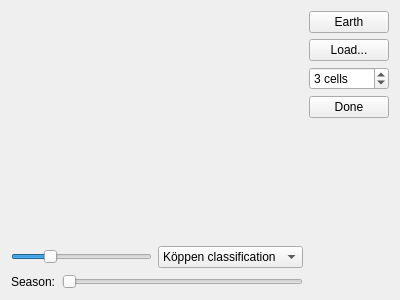
<?xml version="1.0" encoding="UTF-8"?>
<ui version="4.0">
 <class>Form</class>
 <widget class="QWidget" name="Form">
  <property name="geometry">
   <rect>
    <x>0</x>
    <y>0</y>
    <width>400</width>
    <height>300</height>
   </rect>
  </property>
  <property name="windowTitle">
   <string>Form</string>
  </property>
  <layout class="QHBoxLayout" name="horizontalLayout">
   <item>
    <layout class="QVBoxLayout" name="verticalLayout_2">
     <property name="bottomMargin">
      <number>0</number>
     </property>
     <item>
      <widget class="QWidget" name="content" native="true">
       <property name="sizePolicy">
        <sizepolicy hsizetype="Expanding" vsizetype="MinimumExpanding">
         <horstretch>0</horstretch>
         <verstretch>0</verstretch>
        </sizepolicy>
       </property>
      </widget>
     </item>
     <item>
      <layout class="QHBoxLayout" name="horizontalLayout_3">
       <item>
        <widget class="QSlider" name="rotate">
         <property name="layoutDirection">
          <enum>Qt::LeftToRight</enum>
         </property>
         <property name="minimum">
          <number>-180</number>
         </property>
         <property name="maximum">
          <number>180</number>
         </property>
         <property name="pageStep">
          <number>45</number>
         </property>
         <property name="value">
          <number>-90</number>
         </property>
         <property name="orientation">
          <enum>Qt::Horizontal</enum>
         </property>
         <property name="invertedAppearance">
          <bool>false</bool>
         </property>
         <property name="invertedControls">
          <bool>false</bool>
         </property>
         <property name="tickPosition">
          <enum>QSlider::NoTicks</enum>
         </property>
        </widget>
       </item>
       <item>
        <widget class="QComboBox" name="attribute">
         <property name="sizePolicy">
          <sizepolicy hsizetype="Minimum" vsizetype="Fixed">
           <horstretch>0</horstretch>
           <verstretch>0</verstretch>
          </sizepolicy>
         </property>
         <item>
          <property name="text">
           <string>Köppen classification</string>
          </property>
         </item>
         <item>
          <property name="text">
           <string>Insolation</string>
          </property>
         </item>
         <item>
          <property name="text">
           <string>Precipitation</string>
          </property>
         </item>
         <item>
          <property name="text">
           <string>Temperature</string>
          </property>
         </item>
        </widget>
       </item>
      </layout>
     </item>
     <item>
      <layout class="QHBoxLayout" name="horizontalLayout_2">
       <property name="bottomMargin">
        <number>0</number>
       </property>
       <item>
        <widget class="QLabel" name="label">
         <property name="text">
          <string>Season:</string>
         </property>
        </widget>
       </item>
       <item>
        <widget class="QSlider" name="season">
         <property name="enabled">
          <bool>false</bool>
         </property>
         <property name="orientation">
          <enum>Qt::Horizontal</enum>
         </property>
        </widget>
       </item>
      </layout>
     </item>
    </layout>
   </item>
   <item>
    <layout class="QVBoxLayout" name="verticalLayout">
     <property name="sizeConstraint">
      <enum>QLayout::SetFixedSize</enum>
     </property>
     <item>
      <widget class="QPushButton" name="earth">
       <property name="text">
        <string>Earth</string>
       </property>
      </widget>
     </item>
     <item>
      <widget class="QPushButton" name="load">
       <property name="text">
        <string>Load...</string>
       </property>
      </widget>
     </item>
     <item>
      <widget class="QSpinBox" name="cells">
       <property name="suffix">
        <string> cells</string>
       </property>
       <property name="minimum">
        <number>1</number>
       </property>
       <property name="maximum">
        <number>9</number>
       </property>
       <property name="singleStep">
        <number>2</number>
       </property>
       <property name="value">
        <number>3</number>
       </property>
      </widget>
     </item>
     <item>
      <widget class="QPushButton" name="done">
       <property name="text">
        <string>Done</string>
       </property>
      </widget>
     </item>
     <item>
      <spacer name="verticalSpacer">
       <property name="orientation">
        <enum>Qt::Vertical</enum>
       </property>
       <property name="sizeHint" stdset="0">
        <size>
         <width>20</width>
         <height>40</height>
        </size>
       </property>
      </spacer>
     </item>
    </layout>
   </item>
  </layout>
 </widget>
 <resources/>
 <connections/>
</ui>
